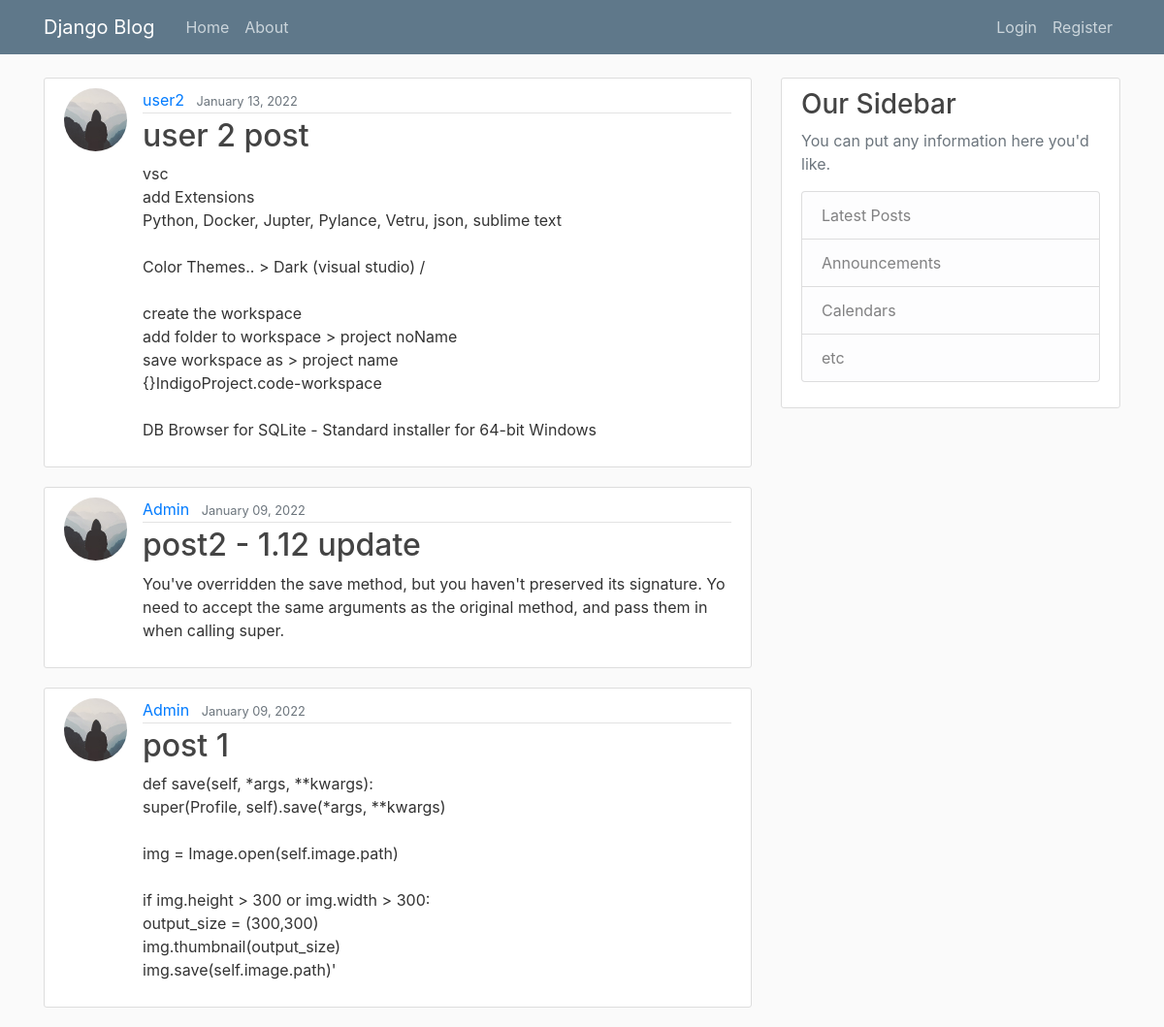
Before: / with the older database file.
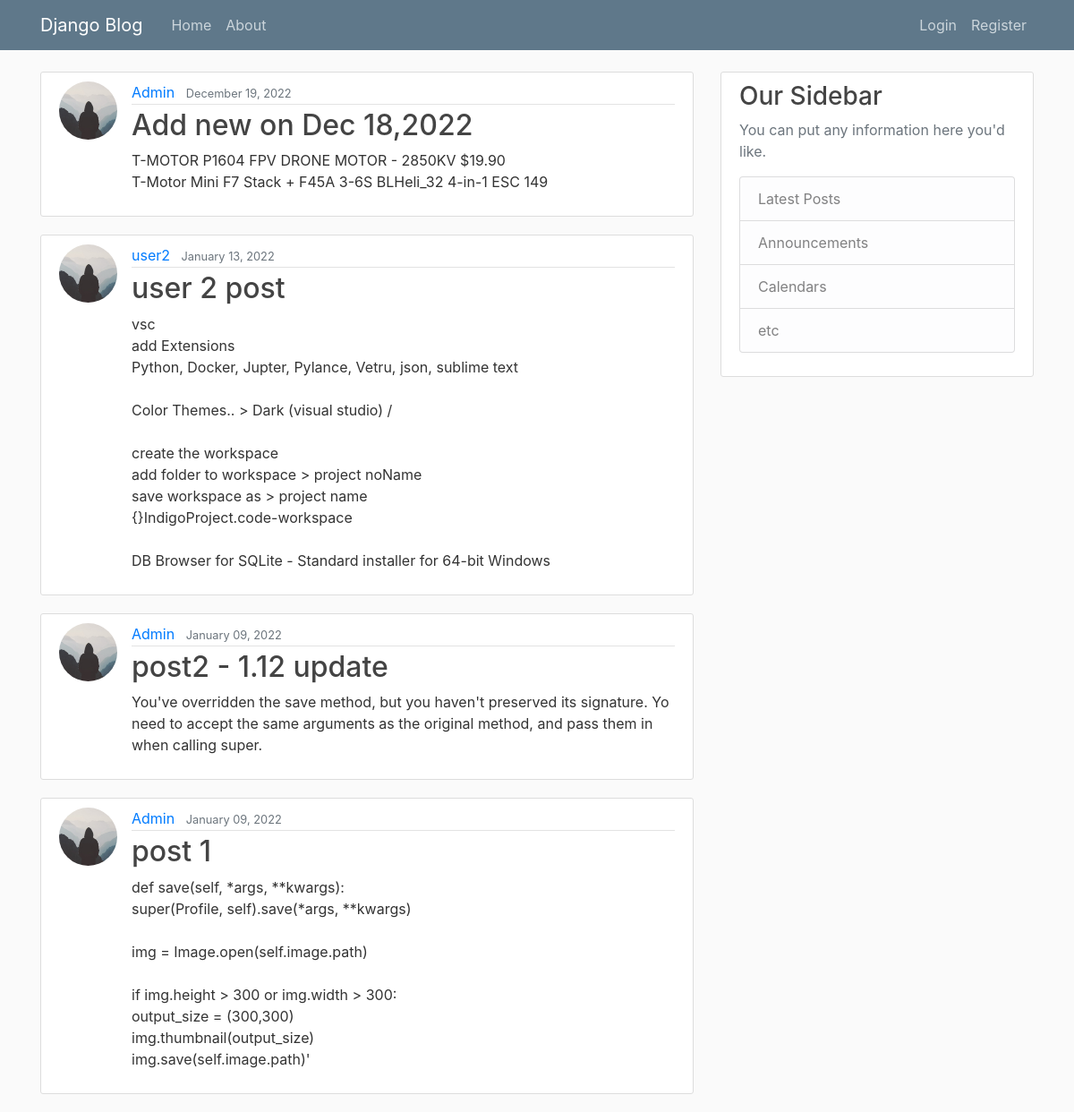
After: the same page with the newer database file.
### blog/models.py (models this page shows, shortened)
class Post(models.Model):
    title = models.CharField(max_length=100)
    content = models.TextField()
    date_posted = models.DateTimeField(default=timezone.now)
    author = models.ForeignKey(User, on_delete=models.CASCADE)

### users/models.py (models this page shows, shortened)
class Profile(models.Model):
    user = models.OneToOneField(User, on_delete=models.CASCADE)
    image = models.ImageField(default='default.jpg', upload_to='profile_pics')
    def save(self, *args, **kwargs):
        super(Profile, self).save(*args, **kwargs)
        img = Image.open(self.image.path)
        if img.height > 300 or img.width > 300:
            output_size = (300,300)
            img.thumbnail(output_size)
            img.save(self.image.path)
    '''
    def save(self):
        super().save()

        img = Image.open(self.image.path)

        if img.height > 300 or img.width > 300:
            output_size = (300, 300)
            img.thumbnail(output_size)
            img.save(self.image.path)
    '''

### blog/views.py (the view)
# urls.py: path('', PostListView.as_view(), name='blog-home'),
class PostListView(ListView):
    model = Post
    template_name = 'blog/home.html'  # <app>/<model>_<viewtype>.html
    context_object_name = 'posts'
    ordering = ['-date_posted']
    paginate_by = 5

### blog/templates/blog/home.html (shortened to what this page needs)
{% extends "blog/base.html" %}
{% block content %}
    {% for post in posts %}
        <article class="media content-section">
          <img class="rounded-circle article-img" src="{{ post.author.profile.image.url }}">
          <div class="media-body">
            <div class="article-metadata">
              <a class="mr-2" href="{% url 'user-posts' post.author.username %}">{{ post.author }}</a>
              <small class="text-muted">{{ post.date_posted|date:"F d, Y" }}</small>
            </div>
            <h2><a class="article-title" href="{% url 'post-detail' post.id %}">{{ post.title }}</a></h2>
            <p class="article-content">{{ post.content }}</p>
          </div>
        </article>
    {% endfor %}
{% endblock content %}

### blog/templates/blog/base.html (shortened to what this page needs)
{% load static %}
<!DOCTYPE html>
<html>
<head>
    <link rel="stylesheet" href="https://maxcdn.bootstrapcdn.com/bootstrap/4.0.0/css/bootstrap.min.css">
    <link rel="stylesheet" type="text/css" href="{% static 'blog/main.css' %}">
</head>
<body>
    <header class="site-header">
      <nav class="navbar navbar-expand-md navbar-dark bg-steel fixed-top">
        <div class="container">
          <a class="navbar-brand mr-4" href="{% url 'blog-home' %}">Django Blog</a>
          <div class="collapse navbar-collapse" id="navbarToggle">
            <div class="navbar-nav mr-auto">
              <a class="nav-item nav-link" href="{% url 'blog-home' %}">Home</a>
              <a class="nav-item nav-link" href="{% url 'blog-about' %}">About</a>
            </div>
            <div class="navbar-nav">
              {% if user.is_authenticated %}
                <a class="nav-item nav-link" href="{% url 'post-create' %}">New Post</a>
                <a class="nav-item nav-link" href="{% url 'profile' %}">Profile</a>
                <a class="nav-item nav-link" href="{% url 'logout' %}">Logout</a>
              {% else %}
                <a class="nav-item nav-link" href="{% url 'login' %}">Login</a>
                <a class="nav-item nav-link" href="{% url 'register' %}">Register</a>
              {% endif %}
            </div>
          </div>
        </div>
      </nav>
    </header>
    <main role="main" class="container">
      <div class="row">
        <div class="col-md-8">
          {% block content %}{% endblock %}
        </div>
        <div class="col-md-4">
          <div class="content-section">
            <h3>Our Sidebar</h3>
            <p class='text-muted'>You can put any information here you'd like.
              <ul class="list-group">
                <li class="list-group-item list-group-item-light">Latest Posts</li>
                <li class="list-group-item list-group-item-light">Announcements</li>
                <li class="list-group-item list-group-item-light">Calendars</li>
                <li class="list-group-item list-group-item-light">etc</li>
              </ul>
            </p>
          </div>
        </div>
      </div>
    </main>
</body>
</html>

### blog/static/blog/main.css (style rules this page uses)
body { background: #fafafa; color: #333333; margin-top: 5rem; }
h1, h2, h3, h4, h5, h6 { color: #444444; }
ul { margin: 0; }
.bg-steel { background-color: #5f788a; }
.site-header .navbar-nav .nav-link { color: #cbd5db; }
.content-section { background: #ffffff; padding: 10px 20px; border: 1px solid #dddddd; border-radius: 3px; margin-bottom: 20px; }
.article-title { color: #444444; }
.article-content { white-space: pre-line; }
.article-img { height: 65px; width: 65px; margin-right: 16px; }
.article-metadata { padding-bottom: 1px; margin-bottom: 4px; border-bottom: 1px solid #e3e3e3 }

Changed rows visible on the page:
added Post: author.profile.image (placeholder picture), author "Admin", date_posted "December 19, 2022", title "Add new on Dec 18,2022", content "T-MOTOR P1604 FPV DRONE MOTOR - 2850KV $19.90 T-Motor Mini F7 Stack + F45A 3-6S BLHeli_32 4-in-1 ESC 149"
